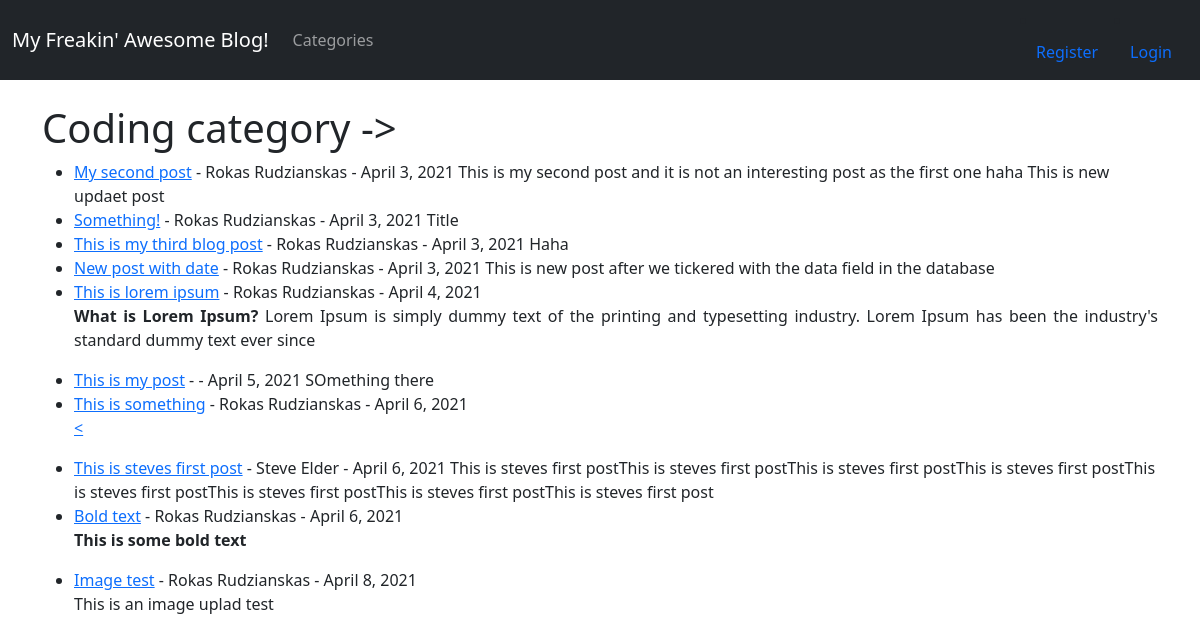
/category/coding/, run on the app's committed database.
### theblog/models.py (models this page shows, shortened)
class Post(models.Model):
    title = models.CharField(max_length=255)
    header_image = models.ImageField(null=True, blank=True, upload_to="images/")
    title_tag = models.CharField(max_length=255)
    author = models.ForeignKey(User, on_delete=models.CASCADE)
    body = RichTextField(blank=True, null=True)
    post_date = models.DateField(auto_now_add=True)
    category = models.CharField(max_length=255, default='coding')
    snippet = models.CharField(max_length=255)
    likes = models.ManyToManyField(User, related_name='blog_posts')

### theblog/views.py (the view)
# urls.py: path('category/<str:cats>/', CategoryView, name="category"),
def CategoryView(request, cats):
    category_posts = Post.objects.filter(category=cats.replace('-', ' '))
    return render(request, 'categories.html',
                  {'cats': cats.title().replace('-', ' '), 'category_posts': category_posts})

### theblog/templates/categories.html (shortened to what this page needs)
{% extends 'base.html' %}
    {% block content %}
{% if category_posts %}
    <h1>{{cats}} category -></h1>
        <ul>
            {% for post in category_posts %}
                   <li><a href="{% url 'article-detail' post.pk %}" >{{post.title}}</a>
           - {{post.author.first_name}}
              {{post.author.last_name}} - {{ post.post_date }}
                  {{ post.body|slice:":200"|safe }}
       </li>
            {% endfor %}
        </ul>
{% else %}
    <h1>There are no post about this category! And you know that ;(</h1>
{% endif %}
    {% endblock %}

### data on the page
Post: title "My second post", author.first_name "Rokas", author.last_name "Rudzianskas", post_date "April 3, 2021", body "This is my second post and it is not an interesting post as the first one haha This is new updaet post"
Post: title "Something!", author.first_name "Rokas", author.last_name "Rudzianskas", post_date "April 3, 2021", body "Title"
Post: title "This is my third blog post", author.first_name "Rokas", author.last_name "Rudzianskas", post_date "April 3, 2021", body "Haha"
Post: title "New post with date", author.first_name "Rokas", author.last_name "Rudzianskas", post_date "April 3, 2021", body "This is new post after we tickered with the data field in the database"
Post: title "This is lorem ipsum", author.first_name "Rokas", author.last_name "Rudzianskas", post_date "April 4, 2021", body "What is Lorem Ipsum? Lorem Ipsum is simply dummy text of the printing and typesetting industry. Lorem Ipsum has been the industry's standard dummy text ever since"
Post: title "This is my post", post_date "April 5, 2021", body "SOmething there"
Post: title "This is something", author.first_name "Rokas", author.last_name "Rudzianskas", post_date "April 6, 2021", body "<"
Post: title "This is steves first post", author.first_name "Steve", author.last_name "Elder", post_date "April 6, 2021", body "This is steves first postThis is steves first postThis is steves first postThis is steves first postThis is steves first postThis is steves first postThis is steves first postThis is steves first post"
Post: title "Bold text", author.first_name "Rokas", author.last_name "Rudzianskas", post_date "April 6, 2021", body "This is some bold text"
Post: title "Image test", author.first_name "Rokas", author.last_name "Rudzianskas", post_date "April 8, 2021", body "This is an image uplad test"

### other printed values
{{ cats }} "Coding"
